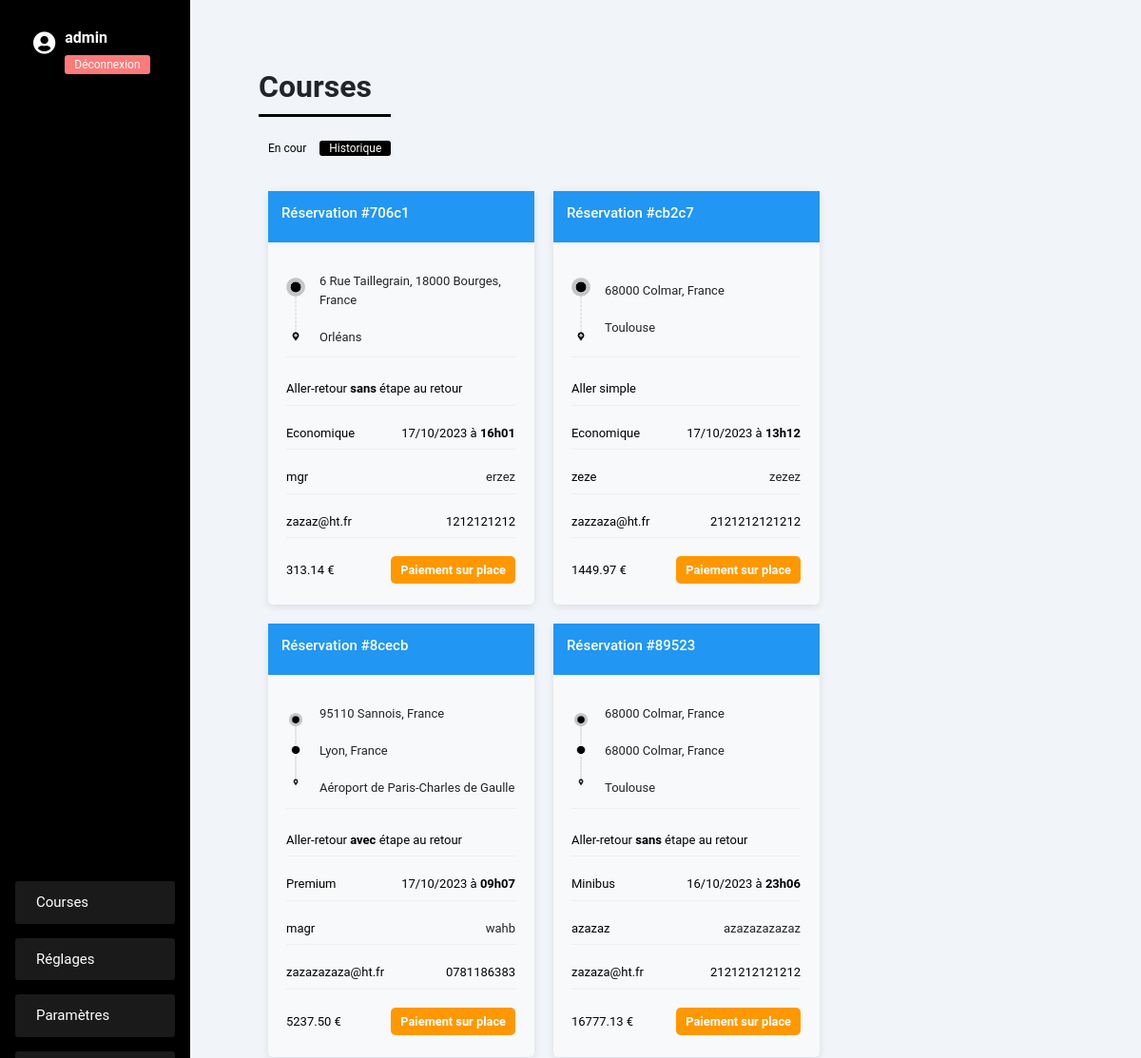
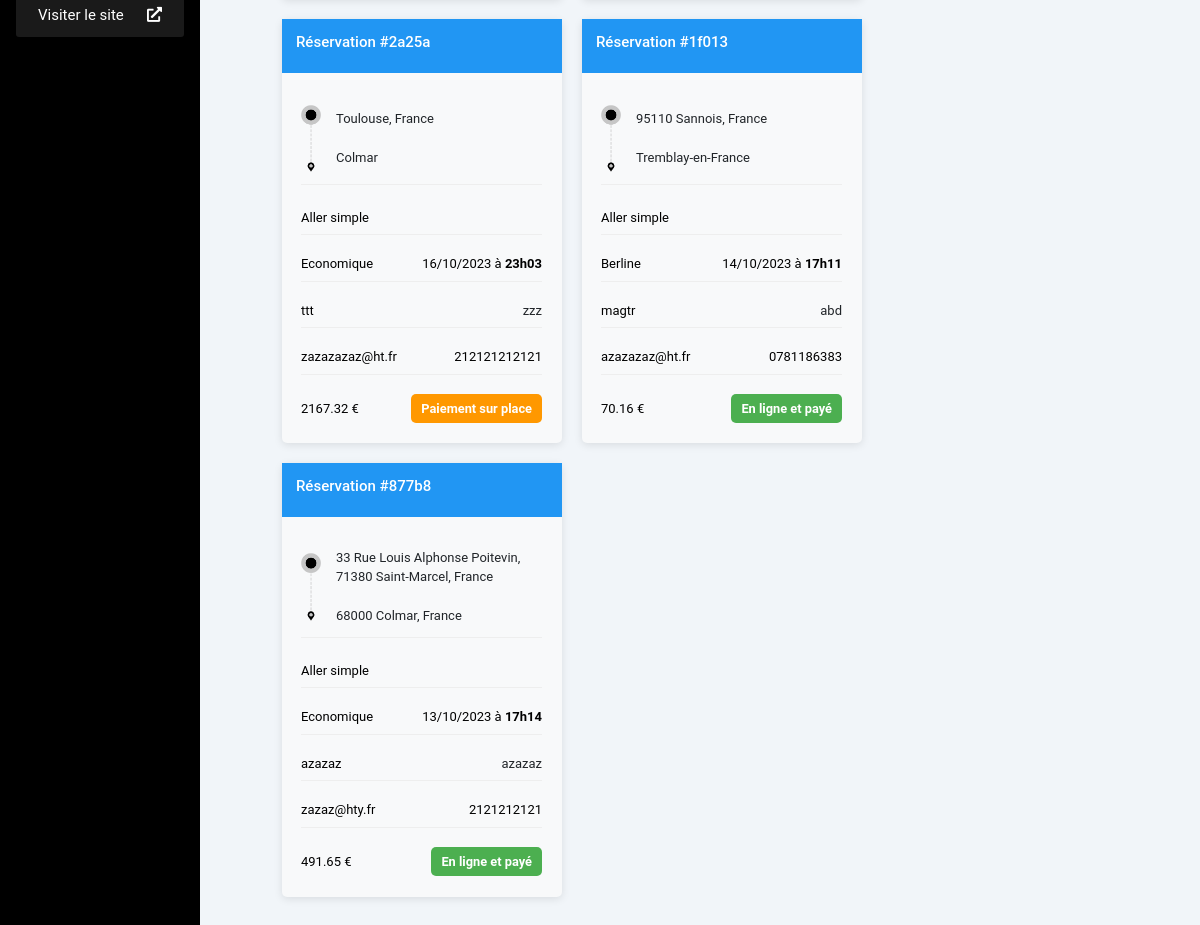
/dashboard/courses/historique (signed in), run on the app's committed database (2 pictures, top to bottom).
### myapp/models.py (models this page shows, shortened)
class Reservation(models.Model):
    CustomUser = models.ForeignKey(CustomUser, on_delete=models.CASCADE, null=True)
    uuid = models.UUIDField(default=uuid.uuid4, unique=True, editable=False, null=True)
    PICKUP = 'PU'
    DESTINATION = 'DE'
    ADDRESS_TYPES = [
        (PICKUP, 'Pickup'),
        (DESTINATION, 'Destination'),
    ]
    from_place = models.CharField(max_length=255, verbose_name="Lieu de prise en charge")
    to_place = models.CharField(max_length=255, verbose_name="Destination")
    step_place = models.CharField(max_length=255, verbose_name="Etape" , null=True, blank=True)
    is_round_trip = models.BooleanField(default=False, verbose_name="Aller-retour", null=True, blank=True)
    step_on_return = models.BooleanField(default=False, verbose_name="Avec étape au retour", null=True , blank=True)
    reservation_date = models.DateField(verbose_name="Date de réservation", null=True)
    reservation_time = models.TimeField(verbose_name="Heure de réservation", null=True)
    vehicle_type = models.CharField(max_length=20, choices=[
        ('economique', 'Economique'),
        ('berline', 'Berline'),
        ("premium", "Premium"),
        ('van', 'Van'),
        ("minibus", "Minibus"),
    ], verbose_name="Type de véhicule")
    name = models.CharField(max_length=255, verbose_name="Nom")
    first_name = models.CharField(max_length=255, verbose_name="Prénom")
    phone_number = models.CharField(max_length=20, verbose_name="Numéro de téléphone")
    email = models.EmailField(verbose_name="Email")
    passengers = models.IntegerField(verbose_name="Nombre de passagers")
    vol = models.CharField(max_length=255, verbose_name="Numéro de réservation", null=True, blank=True,)
    assistance = models.CharField(max_length=255, verbose_name="Assistance", null=True, blank=True,)
    special_requests = models.TextField(null=True, blank=True, verbose_name="Demandes spéciales")
    payment_method = models.CharField(max_length=20, choices=[
        ('cash', 'Sur place'),
        ('online', 'En ligne')
    ], verbose_name="Méthode de paiement")
    payment_status = models.BooleanField(default=False, verbose_name="Statut du paiement")
    price = models.DecimalField(max_digits=10, decimal_places=2, verbose_name="Prix", null=True)
    stripe_session_id = models.CharField(max_length=255, null=True, blank=True, verbose_name="Stripe Session ID")
    reservation_id = models.CharField(max_length=5, unique=True, verbose_name="ID de Réservation", null=True)
    created_at = models.DateTimeField(auto_now_add=True, verbose_name="Date de création")
    updated_at = models.DateTimeField(auto_now=True, verbose_name="Date de mise à jour")
    IN_PROGRESS = 'IP'
    COMPLETED = 'CP'
    STATUS_CHOICES = [
        (IN_PROGRESS, 'En cours'),
        (COMPLETED, 'Complété'),
    ]
    status = models.CharField(max_length=2, choices=STATUS_CHOICES, default=IN_PROGRESS, verbose_name="Statut")
    class Meta:
        verbose_name = "Réservation"
        verbose_name_plural = "Réservations"

### myapp/views.py (the view)
# urls.py: path('dashboard/courses/historique', views.historique, name='historique'),
@login_required(login_url='login')
def historique(request):
    if request.user.is_authenticated:
        custom_user = CustomUser.objects.get(user=request.user)
        user_reservations = Reservation.objects.filter(CustomUser=custom_user, status=Reservation.COMPLETED).order_by('-created_at')
        today = datetime.now().date()
        tomorrow = today + timedelta(days=1)
        for reservation in user_reservations:
            reservation_date = reservation.reservation_date
            if reservation_date == today:
                reservation.display_date = "Aujourd'hui"
            elif reservation_date == tomorrow:
                reservation.display_date = "Demain"
            else:
                reservation.display_date = reservation_date.strftime("%d/%m/%Y")
        context = {
            'user_reservations': user_reservations,
        }
        return render(request, 'dashboard/historique.html', context)

### myapp/templates/dashboard/historique.html (shortened to what this page needs)
{% extends "base.html" %}
{% load static %}
{% block content %}
    <div class="d-flex justify-content-between flex-wrap flex-md-nowrap align-items-center">
        <div>
           <h1 class="h2">Courses</h1>
            <span style="background-color :#f1f5f9; color:black;" class="hist"><a style="color:black; cursor: pointer;" href="{% url 'courses' %}">En cour</a></span>&nbsp;<span class="hist">Historique</span><br><br>
       </div>
    </div>
    <div class="flex-course">
          {% for reservation in user_reservations %}
          <div class="ticket-card" data-id="{{ reservation.id }}">
              <div class="header">
                  <h1>Réservation #{{ reservation.reservation_id }}</h1>
              </div>
              <div class="ticket-info">
                  <div class="detail-2">
                      <div>
                        <img class="roadmap2" src="{% get_static_prefix %}img/{% if reservation.step_place %}roadmapstep2{% else %}roadmap1{% endif %}.png" alt="Roadmap">
                      </div>
                      <div>
                          <span>{{ reservation.from_place }}</span><br><br>
                          {% if reservation.step_place %}
                          <span>{{ reservation.step_place }}</span><br><br>
                         {% endif %}
                          <span>{{ reservation.to_place }}</span>
                      </div>
                  </div>
                  <p>
                    <span class="ticket-value">
                        {% if reservation.is_round_trip %}
                            Aller-retour
                            {% if reservation.step_on_return %}
                                <strong>avec</strong> étape au retour
                            {% else  %}
                            <strong>sans</strong> étape au retour
                            {% endif %}
                        {% else %}
                            Aller simple
                        {% endif %}
                    </span>
                </p>
                  <p>
                    <span class="ticket-value">{{ reservation.get_vehicle_type_display }}</span>
                    <span class="ticket-value">
                        {{ reservation.display_date }} à <strong>{{ reservation.reservation_time|time:"H\hi" }}</strong>
                    </span>
                 </p>
                 <p><span class="ticket-value">{{ reservation.name }}</span> <span>{{ reservation.first_name }}</span></p>
                  <p><span class="ticket-value">{{ reservation.email }}</span><span class="ticket-value">{{ reservation.phone_number }}</span></p>
                  <p style="border:none;">
                   <span class="ticket-value">{{ reservation.price }} €</span>
                   {% if reservation.payment_method == "online" and reservation.payment_status %}
                       <span class="badge-paid">En ligne et payé</span>
                   {% elif reservation.payment_method == "cash" %}
                       <span class="badge-unpaid">Paiement sur place</span>
                   {% endif %}
               </p>
              </div>
          </div>
          {% endfor %}
    </div>
{% endblock %}

### myapp/templates/base.html (shortened to what this page needs)
<!DOCTYPE html>
<html lang="en">
    {% load static %}
<head>
    <link rel="stylesheet" href="https://stackpath.bootstrapcdn.com/bootstrap/4.5.2/css/bootstrap.min.css">
    <link rel="stylesheet" href="https://cdnjs.cloudflare.com/ajax/libs/font-awesome/5.15.1/css/all.min.css">
    <link rel="stylesheet" href="https://cdnjs.cloudflare.com/ajax/libs/font-awesome/5.15.1/css/all.min.css">
</head>
<body>
    <div class="container-fluid">
        <div class="row">
            <nav class="col-md-3 col-lg-2 d-md-block sidebar d-flex justify-content-center">
                <div class="user-info">
                    <span class="user-icon">
                        <i style="color: #ffffff;" class="fas fa-user-circle"></i>
                    </span>
                    <span>
                    <span class="user-name">{{user.username}}</span><br>
                  <a class="logout" href="{% url 'logout' %}">
                    <button class="logout-btn">Déconnexion</button>
                   </a>
                </span>
                </div>
                <ul class="nav list-unstyled flex-column">
                    <li class="menu-card">
                            <a class="nav-link" href="{% url 'courses' %}">Courses</a>
                    </li>
                    <li class="menu-card">
                        <a href="{% url 'setting' %}" class="nav-link">
                            Réglages
                        </a>
                    </li>
                    <li class="menu-card">
                        <a href="{% url 'other_settings' %}" class="nav-link">
                            Paramètres
                        </a>
                    </li>
                    <li class="menu-card">
                        <a href="https://vercel-reserchauffeur.vercel.app/{{ custom_user.uuid }}" class="nav-link" target="_blank">
                            Visiter le site
                            <i style="color: #ffffff;" class="fas fa-external-link-alt"></i>
                        </a>
                    </li>
                </ul>
            </nav>
            <main class="col-md-9 ms-sm-auto col-lg-10 px-md-4 main-content">
                {% block content %}{% endblock %}
            </main>
        </div>
    </div>
</body>
</html>

### myapp/templates/base.html (style rules this page uses)
body { font-family: roboto; background-color: #f1f5f9; overflow-x: hidden; }
.sidebar { background-color: black; height: 100vh; padding: 2rem 1rem; color: white; }
.sidebar a { color: rgba(255, 255, 255, 0.7); display: block; margin: 0.5rem 0; position: relative; font-size: 1.2rem; transition: 0.5s; padding: 0.5rem 0 0.5rem 3rem; }
.sidebar a:before { content: ''; position: absolute; top: 50%; left: 0; transform: translateY(-50%); width: 8px; height: 8px; background-color: #fff; border-radius: 50%; opacity: 0; transition: 0.5s; }
.main-content { background-color: transparent; padding: 4.5rem!important; height: 100vh; overflow-y: auto; }
h1.h2 { font-weight: 600; border-bottom: 3px solid #000000; padding-bottom: 10px; margin-bottom: 20px; }
ul { list-style-type: none; margin: 0; padding: 0; }
.sidebar { display: flex!important; flex-direction: column; align-items: center; justify-content: center; height: 100vh; padding: 1rem; }
ul.nav { list-style-type: none; padding: 0; width: 100%; }
.menu-card { background-color: rgba(255, 255, 255, 0.1); border-radius: 3px; margin-bottom: 15px; overflow: hidden; transition: transform 0.3s, box-shadow 0.3s; width: 100%; }
.menu-card a { display: flex; align-items: center; padding: 3px 22px; color: white; text-decoration: none; font-size: 15px; transition: color 0.3s; justify-content: space-between; }
.sidebar ul, .sidebar li { list-style-type: none !important; }
.ticket-card { background-color: #f8f9fa; border-radius: 5px; margin: 10px; box-shadow: 0px 2px 8px rgba(0, 0, 0, 0.1); width: 100%; max-width: 280px; }
.ticket-info p { margin: 6px 0; }
.ticket-value { color: #000000; }
.badge-paid { background-color: #6EE7B7; color: #fff; padding: 3px 10px; border-radius: 20px; font-size: 0.8rem; }
.badge-unpaid { background-color: #000000; color: #fff; padding: 3px 10px; border-radius: 20px; font-size: 0.8rem; }
.detail-2 { flex: 1; display: flex; align-items: center; border-bottom: 1px solid #eee; padding: 0px 0px 10px 0px; }
img.roadmap2 { width: 20px; margin-right: 15px; }
.ticket-info p { margin: 6px 0; border-bottom: 1px solid #eee; padding: 7px 0px; display: flex; justify-content: space-between; align-items: center; }
.ticket-info { display: flex; flex-direction: column; justify-content: space-between; padding: 20px 20px 10px 19px; font-size: 13px; height: 88%; }
.header { background-color: black; color: #fff; padding: 14px; text-align: center; }
h1 { font-size: 15px; }
.user-info { display: flex; border-radius: 5px; padding: 8px 15px; cursor: pointer; transition: background-color 0.2s ease-in-out; position: absolute; top: 20px; left: 20px; }
.user-name { margin-right: 10px; font-weight: bold; }
.user-icon { margin-right: 10px; font-size: 1.5rem; color: #3B4371; }
.logout-btn { background-color: #FF7A7A; font-size: 12px; border: none; border-radius: 3px; padding: 1px 10px; color: white; cursor: pointer; transition: background-color 0.2s ease-in-out; }
.flex-course { display: flex; flex-wrap: wrap; }
.header { display: flex; align-content: center; align-items: center; width: 100%; margin-bottom: 0px; padding-top: 20px; }
.logout { display: initial; margin: 0px!important; transition: none; padding: 0px!important; }

### myapp/templates/dashboard/historique.html (style rules this page uses)
span.hist { background-color: #000000; font-size: 12px; border: none; border-radius: 3px; padding: 1px 10px; color: white; cursor: pointer; transition: background-color 0.2s ease-in-out; }
.header { background-color: #2196F3; color: #fff; padding: 14px; text-align: center; }
.detail-2 { display: flex; align-items: center; justify-content: flex-start; margin: 10px 0; }
.roadmap2 { max-width: 50px; height: auto; }
.badge-paid { background-color: #4CAF50; color: white; padding: 5px 10px; border-radius: 5px; font-weight: bold; }
.badge-unpaid { background-color: #FF9800; color: white; padding: 5px 10px; border-radius: 5px; font-weight: bold; }
p { border-bottom: solid 1px; padding-bottom: 16px; display: flex; justify-content: space-between; border-color: #f0f0f0; }

### data on the page
Reservation: reservation_id "706c1", from_place "6 Rue Taillegrain, 18000 Bourges, France", to_place "Orléans", is_round_trip "Aller-retour", vehicle_type "Economique", display_date "17/10/2023", reservation_time "16h01", name "mgr", first_name "erzez", email "zazaz@ht.fr", phone_number "1212121212", price "313.14", payment_method "Paiement sur place"
Reservation: reservation_id "cb2c7", from_place "68000 Colmar, France", to_place "Toulouse", is_round_trip "Aller simple", vehicle_type "Economique", display_date "17/10/2023", reservation_time "13h12", name "zeze", first_name "zezez", email "zazzaza@ht.fr", phone_number "2121212121212", price "1449.97", payment_method "Paiement sur place"
Reservation: reservation_id "8cecb", from_place "95110 Sannois, France", step_place "Lyon, France", to_place "Aéroport de Paris-Charles de Gaulle", is_round_trip "Aller-retour", vehicle_type "Premium", display_date "17/10/2023", reservation_time "09h07", name "magr", first_name "wahb", email "zazazazaza@ht.fr", phone_number "0781186383", price "5237.50", payment_method "Paiement sur place"
Reservation: reservation_id "89523", from_place "68000 Colmar, France", step_place "68000 Colmar, France", to_place "Toulouse", is_round_trip "Aller-retour", vehicle_type "Minibus", display_date "16/10/2023", reservation_time "23h06", name "azazaz", first_name "azazazazazaz", email "zazaza@ht.fr", phone_number "2121212121212", price "16777.13", payment_method "Paiement sur place"
Reservation: reservation_id "2a25a", from_place "Toulouse, France", to_place "Colmar", shows "Aller simple", vehicle_type "Economique", display_date "16/10/2023", reservation_time "23h03", name "ttt", first_name "zzz", email "zazazazaz@ht.fr", phone_number "212121212121", price "2167.32", payment_method "Paiement sur place"
Reservation: reservation_id "1f013", from_place "95110 Sannois, France", to_place "Tremblay-en-France", is_round_trip "Aller simple", vehicle_type "Berline", display_date "14/10/2023", reservation_time "17h11", name "magtr", first_name "abd", email "azazazaz@ht.fr", phone_number "0781186383", price "70.16", payment_method "En ligne et payé"
Reservation: reservation_id "877b8", from_place "33 Rue Louis Alphonse Poitevin, 71380 Saint-Marcel, France", to_place "68000 Colmar, France", is_round_trip "Aller simple", vehicle_type "Economique", display_date "13/10/2023", reservation_time "17h14", name "azazaz", first_name "azazaz", email "zazaz@hty.fr", phone_number "2121212121", price "491.65", payment_method "En ligne et payé"

### other printed values
{{ user.username }} "admin"
